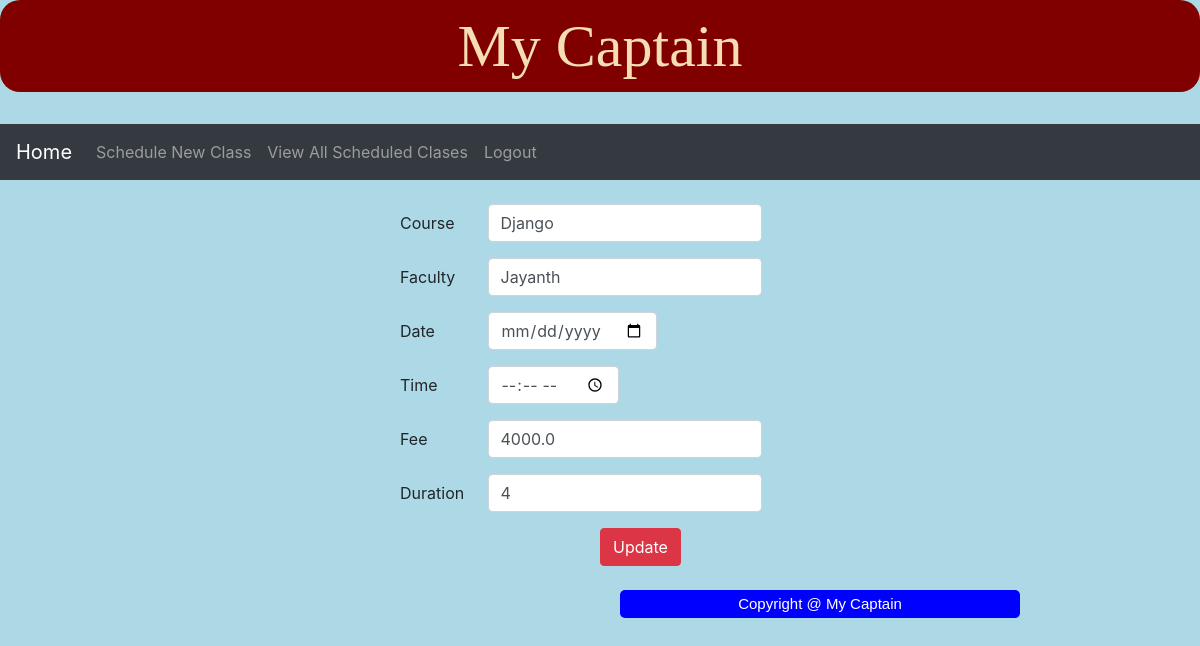
The page /update_course/?cid=2 on the database its author committed.
### App/models.py (models this page shows)
class  CourseModel(models.Model):
    cid = models.AutoField(primary_key=True)
    name = models.CharField(max_length=30,unique=True,default=None)
    faculty = models.CharField(max_length=30)
    date = models.DateField()
    time = models.TimeField()
    fee = models.FloatField()
    duration = models.IntegerField()

### App/views.py (the view)
# urls.py: path('update_course/',views.update_course,name='update_course'),
def update_course(request):
    no=request.GET.get('cid')
    return render(request,'update_course.html',{'data':CourseModel.objects.get(cid=no)})

### templates/update_course.html (shortened to what this page needs)
{% extends 'common.html' %}
{% block common %}
    <br>
{% include 'admin_nav.html' %}
    {% load static %}
    <br>
     <form method="post" action="{% url 'course_update' %}">
            <div class="form-group row">
                <label for="inputPassword" class="col-sm-1 col-form-label" style="margin-left: 400px">Course</label>
                <div class="col-sm1" style="text-align: center">
                    <input type="text" class="form-control" id="inputPassword" name="u1" value="{{ data.name }}">
                </div>
            </div>
            <div class="form-group row">
                <label for="inputPassword" class="col-sm-1 col-form-label" style="margin-left: 400px">Faculty</label>
                <div class="col-sm1" style="text-align: center">
                    <input type="text" class="form-control" id="inputPassword" name="u2" value="{{ data.faculty }}" >
                </div>
            </div>
             <div class="form-group row">
                <label for="inputPassword" class="col-sm-1 col-form-label" style="margin-left: 400px">Date</label>
                <div class="col-sm1" style="text-align: center">
                    <input type="date" class="form-control" id="inputPassword" name="u3" value="{{ data.date }}">
                </div>
            </div>
             <div class="form-group row">
                <label for="inputPassword" class="col-sm-1 col-form-label" style="margin-left: 400px">Time</label>
                <div class="col-sm1" style="text-align: center">
                    <input type="time" class="form-control" id="inputPassword" name='u4' value="{{ data.time }}">
                </div>
            </div>
             <div class="form-group row">
                <label for="inputPassword" class="col-sm-1 col-form-label" style="margin-left: 400px">Fee</label>
                <div class="col-sm1" style="text-align: center">
                    <input type="number" class="form-control" id="inputPassword" name="u5" value="{{ data.fee }}">
                </div>
            </div>
             <div class="form-group row">
                <label for="inputPassword" class="col-sm-1 col-form-label" style="margin-left: 400px">Duration</label>
                <div class="col-sm1" style="text-align: center">
                    <input type="number" class="form-control" id="inputPassword" name="u6" value="{{ data.duration }}">
                </div>
            </div>
              <button type="submit" class="btn btn-danger" style="margin-left: 600px">Update</button>
     </form>
{% endblock %}

### templates/update_course.html (style rules this page uses)
body { background-color: lightblue }

### rows shown on the page
CourseModel: u1 "Django", u2 "Jayanth", u5 "4000.0", u6 "4"
